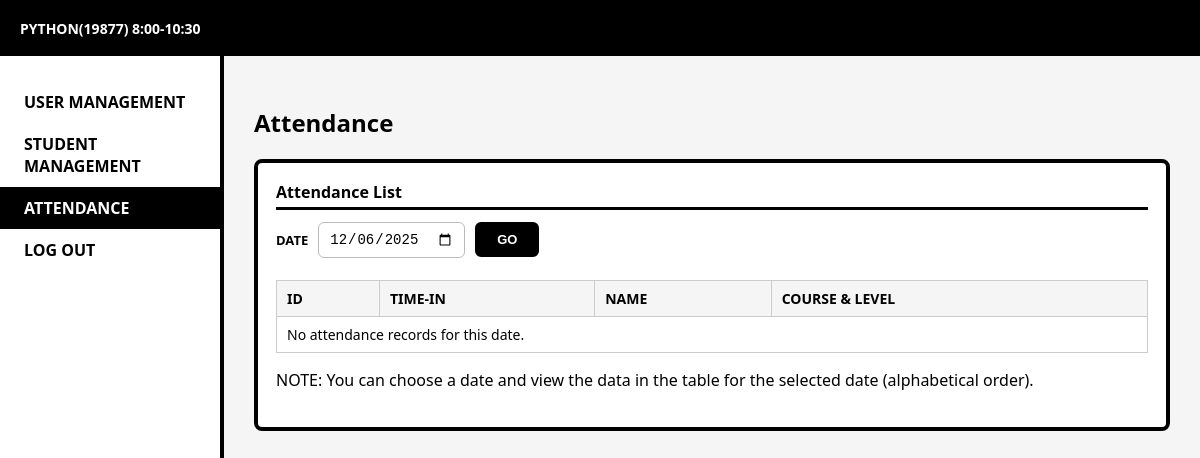
/attendance (signed in), run on an earlier commit of the app's database.
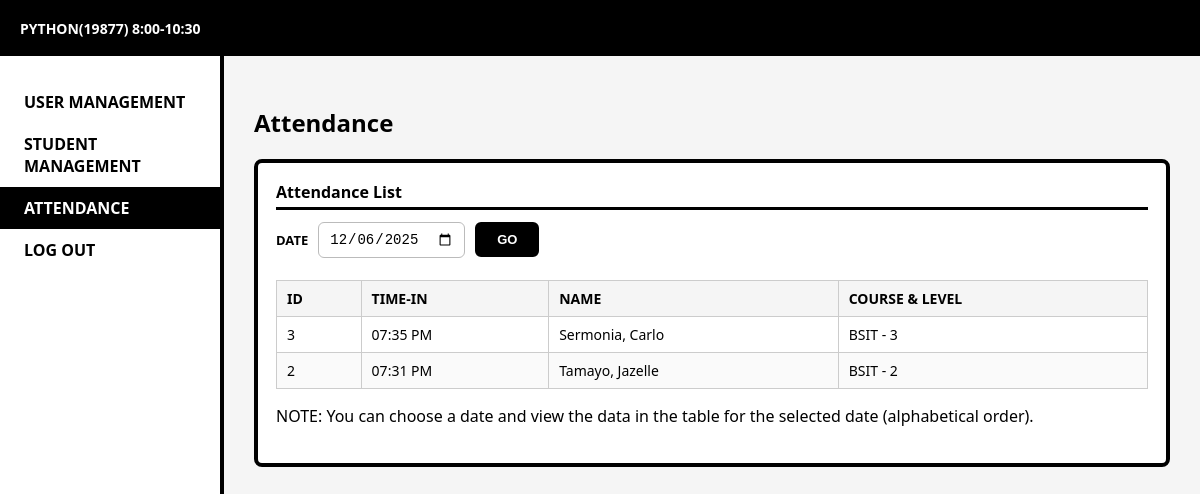
And on a later commit of the database.
### tables this page shows
CREATE TABLE attendance (
            id INTEGER PRIMARY KEY AUTOINCREMENT,
            student_id INTEGER NOT NULL,   -- FK -> students.id
            date TEXT NOT NULL,            -- 'YYYY-MM-DD'
            time_in TEXT NOT NULL,         -- e.g. '08:05 AM'
            FOREIGN KEY (student_id) REFERENCES students(id)
        );

### app.py (the view)
@app.route("/attendance")
def attendance():
    if "email" not in session:
        flash("Please log in first.", "error")
        return redirect(url_for("login"))
    selected_date = request.args.get("date")
    if not selected_date:
        selected_date = date.today().strftime("%Y-%m-%d")
    rows = dbhelper.get_attendance_by_date(selected_date)
    records = []
    for r in rows:
        full_name = f"{r['last_name']}, {r['first_name']}"
        course_level = f"{r['course']} - {r['level']}"
        records.append(
            {
                "id": r["id"],           # attendance record id
                "time_in": r["time_in"],
                "name": full_name,
                "course_level": course_level,
            }
        )
    return render_template(
        "attendance.html",
        selected_date=selected_date,
        records=records
    )

### db/dbhelper.py (called while the page is built)
def get_db():
    conn = sqlite3.connect(DB_NAME)
    conn.row_factory = sqlite3.Row
    return conn

def get_attendance_by_date(date_str: str):
    conn = get_db()
    cur = conn.execute("""
        SELECT
            a.id,
            a.time_in,
            s.student_id,
            s.first_name,
            s.last_name,
            s.course,
            s.level
        FROM attendance a
        JOIN students s ON a.student_id = s.id
        WHERE a.date = ?
        ORDER BY s.last_name, s.first_name
    """, (date_str,))
    rows = cur.fetchall()
    conn.close()
    return rows

### templates/attendance.html (shortened to what this page needs)
<!DOCTYPE html>
<html lang="en">
<head>
    <link rel="stylesheet" href="{{ url_for('static', filename='css/style.css') }}">
</head>
<body class="page-body">
    <div class="top-bar">
        <div class="course-title">PYTHON(19877) 8:00-10:30</div>
    </div>
    <div class="admin-layout">
        <aside class="admin-sidebar">
            <a href="{{ url_for('admin') }}" class="admin-sidebar-item">USER MANAGEMENT</a>
            <a href="{{ url_for('students') }}" class="admin-sidebar-item">STUDENT MANAGEMENT</a>
            <a href="{{ url_for('attendance') }}" class="admin-sidebar-item admin-sidebar-item-active">ATTENDANCE</a>
            <a href="{{ url_for('logout') }}" class="admin-sidebar-item">LOG OUT</a>
        </aside>
        <main class="admin-main">
            <h2 class="admin-section-title">Attendance</h2>
            <div class="admin-panel">
                <div class="admin-panel-title">Attendance List</div>
                <div class="attendance-controls">
                    <form method="GET" action="{{ url_for('attendance') }}">
                        <label for="date" class="attendance-date-label">DATE</label>
                        <input type="date" id="date" name="date"
                               value="{{ selected_date|default('', true) }}">
                        <button type="submit" class="admin-btn-primary attendance-go-btn">GO</button>
                    </form>
                </div>
                <div class="attendance-table-wrapper">
                    <table class="attendance-table">
                        <thead class="admin-table-head">
                            <tr>
                                <th>ID</th>
                                <th>TIME-IN</th>
                                <th>NAME</th>
                                <th>COURSE &amp; LEVEL</th>
                            </tr>
                        </thead>
                        <tbody>
                            {% if records and records|length > 0 %}
                                {% for row in records %}
                                <tr>
                                    <td>{{ row.id }}</td>
                                    <td>{{ row.time_in }}</td>
                                    <td>{{ row.name }}</td>
                                    <td>{{ row.course_level }}</td>
                                </tr>
                                {% endfor %}
                            {% else %}
                                <tr>
                                    <td colspan="4" class="attendance-empty">
                                        No attendance records for this date.
                                    </td>
                                </tr>
                            {% endif %}
                        </tbody>
                    </table>
                </div>
                <p class="attendance-note">
                    NOTE: You can choose a date and view the data in the table for the selected date (alphabetical order).
                </p>
            </div>
        </main>
    </div>
</body>
</html>

### static/css/style.css (style rules this page uses)
.page-body { margin: 0; font-family: "Segoe UI", Arial, sans-serif; background-color: #f5f5f5; }
.top-bar { background-color: #000; color: #fff; height: 56px; padding: 0 20px; display: flex; align-items: center; justify-content: space-between; box-sizing: border-box; }
.course-title { font-weight: bold; font-size: 14px; }
.admin-layout { display: flex; min-height: calc(100vh - 60px); }
.admin-sidebar { width: 220px; border-right: 4px solid #000; background-color: #fff; display: flex; flex-direction: column; padding-top: 25px; }
.admin-sidebar-item { padding: 10px 24px; text-align: left; font-weight: bold; color: #000; text-decoration: none; cursor: pointer; }
.admin-main { flex: 1; padding: 30px; }
.admin-section-title { text-align: left; font-weight: bold; margin-bottom: 20px; }
.admin-panel { background-color: #fff; border: 4px solid #000; border-radius: 8px; padding: 18px 18px 20px 18px; box-sizing: border-box; }
.admin-panel-title { font-weight: bold; margin-bottom: 12px; border-bottom: 3px solid #000; padding-bottom: 4px; }
.admin-table-head th { background-color: #f5f5f5; font-weight: bold; border-bottom: 2px solid #000; }
.admin-btn-primary { display: inline-block; padding: 8px 20px; background-color: #000; color: #fff !important; border: 2px solid #000; font-size: 13px; font-weight: bold; text-decoration: none; border-radius: 6px; cursor: pointer; transition: 0.2s ease; }
table { width: 100%; border-collapse: collapse; margin-top: 20px; }
table, th, td { border: 1px solid #ccc; }
th, td { padding: 10px; text-align: center; }
th { background-color: #f0f0f0; }
table thead th { font-weight: bold; background-color: #f0f0f0; }
table tbody td { text-align: left; }
.admin-sidebar-item.admin-sidebar-item-active { background-color: #000; color: #fff; }
.attendance-controls { display: flex; justify-content: flex-start; margin-bottom: 16px; }
.attendance-controls form { display: inline-flex; align-items: center; gap: 10px; }
.attendance-date-label { font-weight: bold; font-size: 13px; text-transform: uppercase; }
.attendance-controls input[type="date"] { padding: 8px 10px; font-size: 14px; border-radius: 6px; border: 1px solid #bbb; outline: none; }
.attendance-go-btn { padding: 8px 20px; font-size: 13px; }
.attendance-table { width: 100%; border-collapse: collapse; margin-top: 6px; font-size: 14px; }
.attendance-table th, .attendance-table td { border: 1px solid #ccc; padding: 8px 10px; }
.attendance-table thead th { background-color: #f5f5f5; font-weight: 700; text-align: left; }
.attendance-table tbody tr:nth-child(even) { background-color: #fafafa; }
.attendance-table-wrapper { width: 100%; overflow-x: auto; }

What changed in the data, as far as the page shows it:
added attendance: id "3", time_in "07:35 PM", name "Sermonia, Carlo", course_level "BSIT - 3"
added attendance: id "2", time_in "07:31 PM", name "Tamayo, Jazelle", course_level "BSIT - 2"
Also different on the page:
text no longer shown: "No attendance records for this date."
